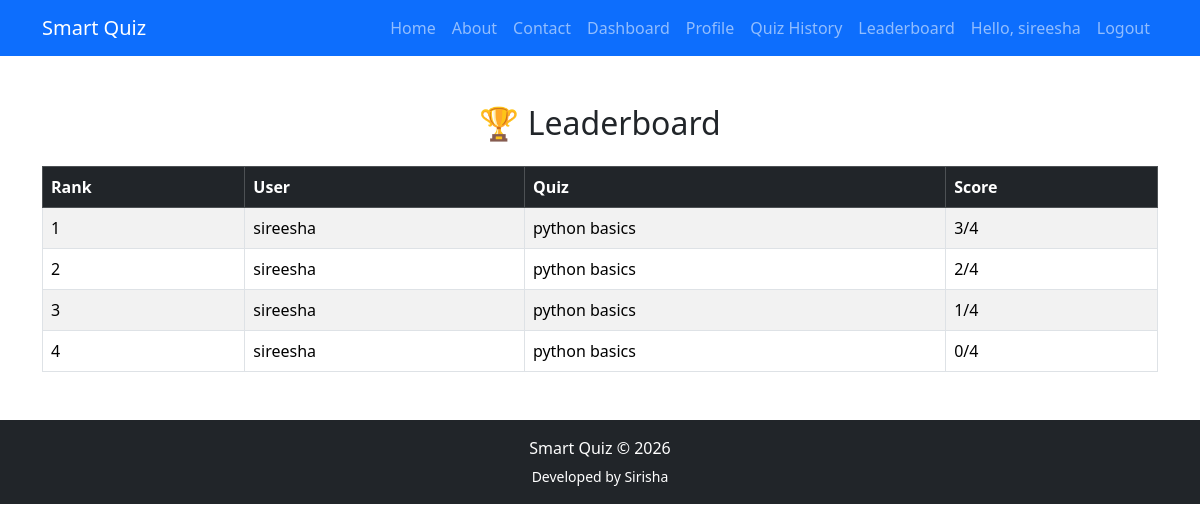
Page /leaderboard/ (signed in) on the committed database.
### results/models.py (models this page shows, shortened)
class Result(models.Model):
    user = models.ForeignKey(User, on_delete=models.CASCADE)
    quiz = models.ForeignKey(Quiz, on_delete=models.CASCADE)
    score = models.IntegerField()
    total_questions = models.IntegerField()
    created_at = models.DateTimeField(auto_now_add=True)

### quiz/models.py (models this page shows, shortened)
class Quiz(models.Model):
    category = models.ForeignKey(
        Category,
        on_delete=models.CASCADE
    )
    title = models.CharField(max_length=200)
    description = models.TextField()
    total_marks = models.IntegerField(default=0)
    created_at = models.DateTimeField(auto_now_add=True)
    DIFFICULTY_CHOICES = [
        ("Easy", "Easy"),
        ("Medium", "Medium"),
        ("Hard", "Hard"),
    ]
    difficulty = models.CharField(
        max_length=10,
        choices=DIFFICULTY_CHOICES,
        default="Easy"
    )

### quiz/views.py (the view)
# urls.py: path("leaderboard/",views.leaderboard,name="leaderboard"),
@login_required
def leaderboard(request):
    results = Result.objects.all().order_by("-score", "created_at")
    context = {
        "results": results
    }
    return render(request, "leaderboard.html", context)

### templates/leaderboard.html
{% extends 'base.html' %}
{% block content %}
<h2 class="text-center mb-4">🏆 Leaderboard</h2>
<table class="table table-striped table-bordered">
    <thead class="table-dark">
        <tr>
            <th>Rank</th>
            <th>User</th>
            <th>Quiz</th>
            <th>Score</th>
        </tr>
    </thead>
    <tbody>
    {% for result in results %}
        <tr>
            <td>{{ forloop.counter }}</td>
            <td>{{ result.user.username }}</td>
            <td>{{ result.quiz.title }}</td>
            <td>{{ result.score }}/{{ result.total_questions }}</td>
        </tr>
    {% empty %}
        <tr>
            <td colspan="4" class="text-center">
                No results available.
            </td>
        </tr>
    {% endfor %}
    </tbody>
</table>
{% endblock %}

### templates/base.html (shortened to what this page needs)
<!DOCTYPE html>
<html lang="en">
<head>
    <link href="https://cdn.jsdelivr.net/npm/bootstrap@5.3.7/dist/css/bootstrap.min.css" rel="stylesheet">
</head>
<body>
    <nav class="navbar navbar-expand-lg navbar-dark bg-primary">
        <div class="container">
            <a class="navbar-brand" href="/">Smart Quiz</a>
            <div class="collapse navbar-collapse" id="navbarNav">
                <ul class="navbar-nav ms-auto">
                    <li class="nav-item">
                        <a class="nav-link" href="/">Home</a>
                    </li>
                    <li class="nav-item">
    <a class="nav-link" href="{% url 'about' %}">
        About
    </a>
</li>
<li class="nav-item">
    <a class="nav-link" href="{% url 'contact' %}">
        Contact
    </a>
</li>
                    {% if user.is_authenticated %}
        <li class="nav-item">
            <a class="nav-link" href="{% url 'dashboard' %}">
                Dashboard
            </a>
        </li>
        <li class="nav-item">
            <a class="nav-link" href="{% url 'profile' %}">
                Profile
            </a>
        </li>
        <li class="nav-item">
            <a class="nav-link" href="{% url 'quiz_history' %}">
                Quiz History
           </a>
        </li>
        <li class="nav-item">
            <a class="nav-link" href="{% url 'leaderboard' %}">
                Leaderboard
            </a>
        </li>
        <li class="nav-item">
            <span class="nav-link">
                Hello, {{ user.username }}
            </span>
        </li>
        <li class="nav-item">
            <a class="nav-link" href="{% url 'logout' %}">
                Logout
            </a>
        </li>
                    {% endif %}
                </ul>
            </div>
        </div>
    </nav>
    <div class="container mt-5">
        {% block content %}
        {% endblock %}
    </div>
<footer class="bg-dark text-white text-center py-3 mt-5">
    <div class="container">
        <p class="mb-1">
            Smart Quiz © 2026
        </p>
        <small>
            Developed by Sirisha
        </small>
    </div>
</footer>
</body>
</html>

### rows in the picture
Result: user.username "sireesha", quiz "python basics", score "3", total_questions "4"
Result: user.username "sireesha", quiz "python basics", score "2", total_questions "4"
Result: user.username "sireesha", quiz "python basics", score "1", total_questions "4"
Result: user.username "sireesha", quiz "python basics", score "0", total_questions "4"

### other values in the picture
{{ user.username }} "sireesha"
